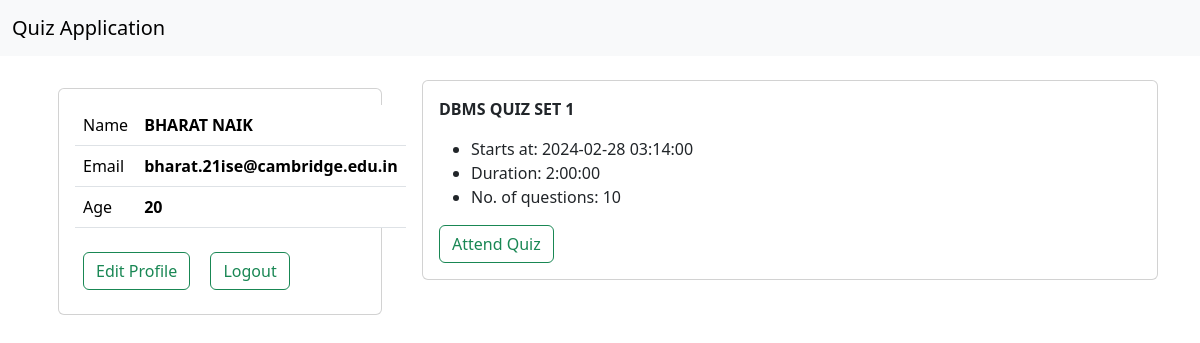
The page / (signed in) on the database its author committed.
### tables this page shows
CREATE TABLE USERS (
    ID INTEGER PRIMARY KEY AUTOINCREMENT,
    FNAME TEXT,
    LNAME TEXT,
    EMAIL TEXT NOT NULL UNIQUE,
    AGE INTEGER
);

CREATE TABLE QUIZ (
    CODE TEXT PRIMARY KEY,
    TITLE TEXT,
    START_TIME DATETIME,
    DURATION FLOAT,
    NO_QUESTIONS INTEGER
);

### wsgi.py (the view)
@app.route("/")
def index():
    quizzes = QuizHandler().list_quiz()
    user = None
    if session.get("user-token"):
        user = Auth().get_user(session.get("user-token"))
    return render_template("index.html", quizzes = quizzes, user = user)

### utils/auth.py (called while the page is built)
    def get_user(self, email:str):
        row =  self.cur.execute("SELECT ID,  FNAME, LNAME, AGE, EMAIL FROM USERS WHERE EMAIL = ?", (email, )).fetchone()
        if row:
            return User(*row)
        return None

### utils/database.py (called while the page is built)
    def __del__(self):
        self.conn.close()

### utils/quizhandler.py (called while the page is built)
    def list_quiz(self):
        response = self.cur.execute("SELECT * FROM QUIZ ORDER BY START_TIME DESC;")
        rows =  response.fetchall()
        return [
            Quiz(
                code = row[0],
                title=row[1],
                starts_at=datetime.fromisoformat(row[2]),
                duration=timedelta(seconds=row[3]),
                no_of_questions=row[4]
            ) for row in rows]

### utils/type.py (called while the page is built)
    def full_name(self):
        return self.fname + " " + self.lname

    def is_admin(self):
        return self.email in ADMIN_MAILS

    def is_expired(self)->bool:
        return (self.starts_at + self.duration ) < datetime.now()

### templates/index.html (shortened to what this page needs)
{% extends 'base.html' %}
{% block content %}
<div class="row">
{% if user %}
    <div class="col-md-4">
        <div class="card m-3">
            <div class="card-body">
                <table class="table">
                    <tr><td>Name</td><th>{{ user.full_name() }}</th></tr>
                    <tr><td>Email</td><th>{{ user.email }}</th></tr>
                    <tr><td>Age</td><th>{{ user.age }}</th></tr>
                </table>
                <a href="/edit-profile" class="btn btn-outline-success m-2">Edit Profile</a>
                <a href="/logout" class="btn btn-outline-success m-2">Logout</a>
            </div>
        </div>
    </div>
    {% endif %}
    <div class="col-md-8">
            {% for quiz in quizzes %}
            <div class="card my-2">
                <div class="card-body">
                    <p><b>{{ quiz.title }}</b></p>
                    <ul>
                        <li>Starts at: {{quiz.starts_at}}</li>
                        <li>Duration: {{quiz.duration}} </li>
                        <li>No. of questions: {{quiz.no_of_questions}}</li>
                    </ul>
                    {% if quiz.is_expired() %}
                    <button class="btn btn-outline-danger disabled" disabled>EXPIRED</button>
                    {% else %}
                    <a class="btn btn-outline-success" href="/quiz/attend/{{quiz.code}}">Attend Quiz</a>
                    {% endif %}
                </div>
            </div>
            {% endfor %}
    </div>
</div>
{% endblock content %}

### rows shown on the page
USERS: email "bharat.21ise@cambridge.edu.in", age "20"
QUIZ: title "DBMS QUIZ SET 1", starts_at "2024-02-28 03:14:00", duration "2:00:00", no_of_questions "10"

### other values the page prints
{{ user.full_name() }} "BHARAT NAIK"
